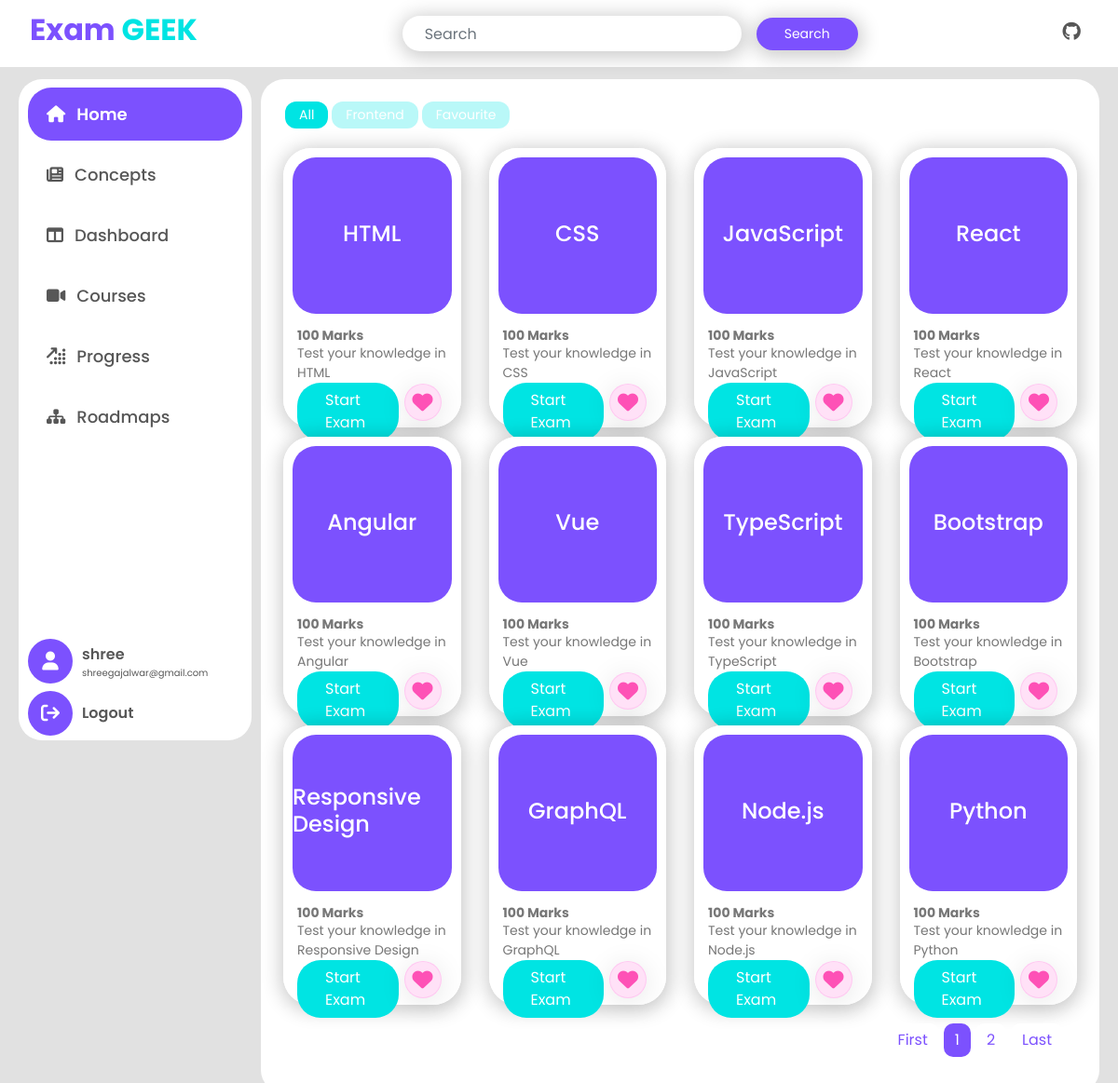
Screenshot of /?page=1 (signed in) with the database file from the repository.
### examapp/models.py (models this page shows, shortened)
class RoadMap(models.Model):
    user = models.ForeignKey(User,on_delete=models.CASCADE)
    roadmap = models.ForeignKey(RoadMapList,on_delete=models.CASCADE,null=True)
    def __str__(self):
        return str(self.roadmap)

class RoadMapList(models.Model):
    roadmap_name = models.CharField(max_length=255)
    skill = models.ManyToManyField(Skills)
    def __str__(self):
        return str(self.roadmap_name)

class Exam(models.Model):
    title = models.ForeignKey(Skills,on_delete=models.CASCADE)
    description = models.TextField(null=True)
    def __str__(self):
        return self.title.skill

class Skills(models.Model):
    skill = models.CharField(max_length=255)

### examapp/views.py (the view, shortened to what this page needs)
# urls.py: path('', views.home, name='home'),
@login_required
def home(request):
    page = 1
    total_exams = Exam.objects.all().count()
    total_pages = total_exams // 12
    if request.user:
        roadmap, create = RoadMap.objects.get_or_create(user=request.user)
        roadmap.save()
        recommended = []
        if roadmap.roadmap != None:
            skillset = RoadMapList.objects.get(roadmap_name=roadmap)
            recommended = skillset.skill.all()
    if request.method == 'GET' and 'query' in request.GET:
        query = request.GET.get('query')
        exams = Exam.objects.filter(
            Q(title__skill__icontains=query) | Q(description__icontains=query)
        )
    else:
        if 'page' in request.GET:
            page = int(request.GET.get('page'))*12
            exams = Exam.objects.all()[page-12:page]
        else:
            exams = Exam.objects.all()[:12]
    favourite_exams = FavouriteExam.objects.filter(
        user=request.user).select_related('exam')
    favourite_exams = [fav_exam.exam for fav_exam in favourite_exams]
    return render(request, 'examapp/home.html', {
        'exams': exams,
        "roadmap": roadmap,
        "recommended_exams": recommended,
        "favourite_exams": favourite_exams,
        "page":page//12,
        "prev_page":int(page//12) - 1,
        "next_page":int(page//12) + 1,
        "total_pages":range(1,total_pages),
        "total_pages_count":total_pages
    })

### examapp/templatetags/custom_filters.py (called while the page is built)
@register.filter(name='removespaces')
def removespaces(value):
    return value.replace(' ', '')

### examapp/templates/examapp/home.html (shortened to what this page needs)
{% extends 'base.html' %}
{% load static %}
{% load custom_filters %}
{% block content %}
    {% include 'sidebar.html' %}
    <div class="content">
        <div class="p-1">
            <div class="mb-3 d-flex gap-2" >
                <button class="btn-theme-tab  tab-btn all-btn active" onclick="changeHomeContainer('all')">All</button>
                {% if roadmap %}
                <button class="btn-theme-tab  tab-btn roadmap-btn" onclick="changeHomeContainer('roadmap')">{{roadmap}}</button>
                {% endif %}
                <button class="btn-theme-tab  tab-btn favourite-btn" onclick="changeHomeContainer('favourite')">Favourite</button>
            </div>
            <div class="row all-container ">
                {% for exam in exams %}
                <div class="col-md-3 d-flex justify-content-center">
                    <div class="card exam-card">
                        <div class="card-body">
                            <div class="purple-title">
                                <h5 class="card-title">{{ exam.title.skill }}</h5>
                            </div>
                            <div class="card-content d-flex flex-column justify-content-between">
                                <div>
                                    <h6 class="card-text bold-700 my-0">100 Marks</h6>
                                    <p class="card-text my-0">Test your knowledge in {{ exam.title.skill }}</p>
                                </div>
                                <div class="d-flex justify-content-between ">
                                    <a href="{% url 'exam' exam.id %}" class="btn-theme-secondary text-white ">Start Exam</a>
                                    <form action="{% url 'home' %}" method="post">
                                        <button type="submit" class="fav-form-btn border-none outline-none bg-white" onclick="submitFavForm()">
                                            <span class="bookmark"><i class="fa-solid fa-heart"></i></span>
                                        </button>
                                    </form>
                                </div>
                            </div>
                        </div>
                    </div>
                </div>
                {% endfor %}
            </div>
        </div>
        <div class="custom-pagination mt-2 d-flex justify-content-end px-3">
            <nav aria-label="...">
                <ul class="pagination pagination-md">
                    <li class="page-item" aria-current="page">
                        <span class="page-link"><a class="pg-element pg-element-{{i}}" href="{% url 'home' %}?page=1">First</a></span>
                    </li>
                    {% for i in total_pages %}
                    <li
                    class="page-item
                    {% if i == 1 %} active {% endif %}
                    {% if i == page %} active {% endif %}
                    {% if i == next_page or i == prev_page  or i == page %} d-block {% else %} d-none {% endif %}
                    " aria-current="page">
                        <span class="page-link"><a class="pg-element pg-element-{{i}}" href="{% url 'home' %}?page={{ i }}">{{ i }}</a></span>
                    </li>
                    {% endfor %}
                    <li class="page-item" aria-current="page">
                        <span class="page-link"><a class="pg-element pg-element-{{i}}" href="{% url 'home' %}?page={{total_pages_count}}">Last</a></span>
                    </li>
                </ul>
            </nav>
        </div>
    </div>
{% endblock %}

### examapp/templates/sidebar.html (shortened to what this page needs)
<div class="sidebar">
   <div class="d-flex flex-column side-link">
       <a class="home " data-id="home" href="{% url 'home'%}"><i class="fa-solid fa-house"></i> <span>Home</span></a>
       <a class="news " data-id="news" href="{% url 'concepts' %}"><i class="fa-solid fa-newspaper"></i><span>Concepts</span></a>
       <a class="dashboard " data-id="dashboard" href="{% url 'dashboard' %}"><i class="fa-solid fa-table-columns"></i><span>Dashboard</span></a>
       <a class="courses" data-id="courses" href="{% url 'courses'%}"><i class="fa-solid fa-video"></i><span>Courses</span></a>
       <a class="profile" data-id="profile" href="{% url 'progress'%}"> <i class="fa-solid fa-arrow-up-right-dots"></i> <span>Progress</span></a>
       <a class="roadmaps" data-id="roadmaps" href="{% url 'roadmaps'%}"><i class="fa-solid fa-sitemap"></i><span>Roadmaps</span></a>
   </div>
   <div class="d-flex flex-column ">
        <div class="sidebar-profile mb-2">
            <div class="sidebar-profile-icon">
                <i class="fa-solid fa-user"></i>
            </div>
            <div class="sidebar-profile-content">
                <span class="sidebar-profile-name">{{ user.username }}</span>
                <span class="sidebar-profile-email">{{ user.email }}</span>
            </div>
        </div>
        <div class="sidebar-logout">
            <div class="sidebar-profile-icon">
                <a class="settings" data-id="settings" href="{% url 'logout'%}"><i class="fa-solid fa-arrow-right-from-bracket"></i></a>
            </div>
            <div class="sidebar-profile-content">
                <span class="sidebar-profile-name">Logout</span>
            </div>
        </div>
   </div>
</div>

### examapp/static/examapp/style.css (style rules this page uses)
:root { --primary: #7c51fe; --secondary: #00e4e3; --background: #e1e1e1; --text-primary: #575757; --text-heading: #333333; --text-third:#cccccc; --white:#ffffff; --inactive-tab:#00e4e446; --text-medium-opacity:#808080; --background-progress:#eeeeee; --bg-tab-hover:#7c51fe94; --selected-answer:#4CAF50; --default-question-bg:#007bff; --bookmark:#fe51b6; }
body { font-family: 'Poppins', sans-serif; background-color: var(--background); color: var(--text-primary); }
a { text-decoration: none; }
.btn-theme-secondary { background: var(--secondary); border-radius: 25px; padding: 7px 30px; border: none; outline: none; text-decoration: none; color: var(--white); }
.btn-theme-tab { background: var(--inactive-tab); border-radius: 12px; padding: 4px 15px; margin: 0px 2px; border: none; outline: none; text-decoration: none; color: var(--white); font-size: 14px; }
.btn-theme-tab.active { background: var(--secondary); }
.bold-700 { font-weight: 700; }
.border-none, .border-none:focus { border: none; }
.outline-none, .outline-none:focus { outline: none; }
.sidebar { height: calc(100vh - 90px); width: 250px; position: fixed; background-color: var(--white); padding: 5px 10px; color: var(--text-primary); border-radius: 25px; display: flex; flex-direction: column; justify-content: space-between; transition: all 0.5s; z-index: 5; }
.sidebar .side-link a { padding: 15px 20px; text-decoration: none; font-size: 18px; color: var(--text-primary); display: flex; align-items: center; gap: 12px; border-right: 5px solid transparent; transition: all 0.9s; border-radius: 25px; font-weight: 500; margin: 4px 0px; cursor: pointer; }
.sidebar .side-link a.active { background-color: var(--primary); color: var(--white); font-weight: 600; }
.content { margin-top: 15px; margin-left: 260px; padding: 20px; background-color: var(--white); border-radius: 25px; }
.sidebar-logout, .sidebar-profile { display: flex; gap: 10px; }
.sidebar-profile-icon { display: flex; justify-content: center; align-items: center; height: 3rem; width: 3rem; background-color: var(--primary); color: var(--white); font-size: 20px; border-radius: 50%; }
.sidebar-profile-icon a { color: var(--white); cursor: pointer; }
.sidebar-profile-content { display: flex; flex-direction: column; align-items: flex-start; justify-content: center; }
.sidebar-profile-name { font-size: 16px; font-weight: 600; }
.sidebar-profile-email { margin-top: 0px; margin-bottom: 0px; font-size: 10px; }
.pagination .page-item .page-link { color: var(--white); border: none; outline: none; transition: all 0.5s ease-in-out; border-radius: 10px; }
.pagination .page-item.active .page-link { background: var(--primary); }
.pagination .page-item.active .page-link a { color: var(--white); }
.pagination .page-item .page-link a { cursor: pointer; color: var(--primary); text-decoration: none; }
.pagination .page-item .page-link { border: none; }
.pagination .page-item:hover, .pagination .page-item { margin: 3px; text-decoration: none; background-color: var(--white); }
.card { width: 300px; height: fit-content; box-shadow: 1px 3px 20px 4px rgba(0, 0, 0, 0.2); border: none; border-radius: 30px; margin: 5px 0px; }
.card.exam-card { height: 300px; }
.card-body { display: flex; flex-direction: column; justify-content: space-between; background-color: var(--white); border-radius: 30px; padding: 10px; }
.card-title { font-size: 24px; font-weight: 500; }
.card-text { font-size: 14px; color: #777; }
.purple-title { background: var(--primary); color: var(--white); width: 100%; height: 60%; display: flex; flex-direction: column; align-items: center; justify-content: center; gap: 8px; border-radius: 25px; }
.card-content { height: 40%; padding: 15px 5px 0px 5px; }
.bookmark { display: flex; height: 40px; width: 40px; font-size: 22px; justify-content: center; align-items: center; background: rgba(255, 106, 213, 0.2); border-radius: 16px; box-shadow: 0 4px 30px rgba(0, 0, 0, 0.1); backdrop-filter: blur(9.9px); -webkit-backdrop-filter: blur(9.9px); border: 1px solid rgba(255, 106, 215, 0.21); border-radius: 50%; cursor: pointer; color: var(--bookmark); }

### examapp/static/examapp/css/glass_notify.css (style rules this page uses)
body { min-height: 100vh; }

### rows the page displays
RoadMap: roadmap.roadmap_name "Frontend"
Exam: title.skill "HTML"
Exam: title.skill "CSS"
Exam: title.skill "JavaScript"
Exam: title.skill "React"
Exam: title.skill "Angular"
Exam: title.skill "Vue"
Exam: title.skill "TypeScript"
Exam: title.skill "Bootstrap"
Exam: title.skill "Responsive Design"
Exam: title.skill "GraphQL"
Exam: title.skill "Node.js"
Exam: title.skill "Python"

### other values shown
{{ user.username }} "shree"
{{ user.email }} "shreegajalwar@gmail.com"
{{ i }} "1" "2"
